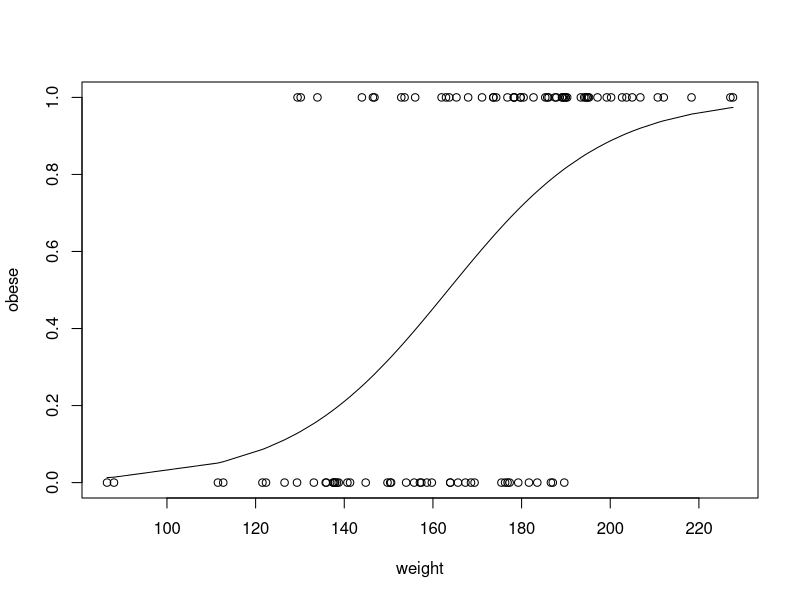
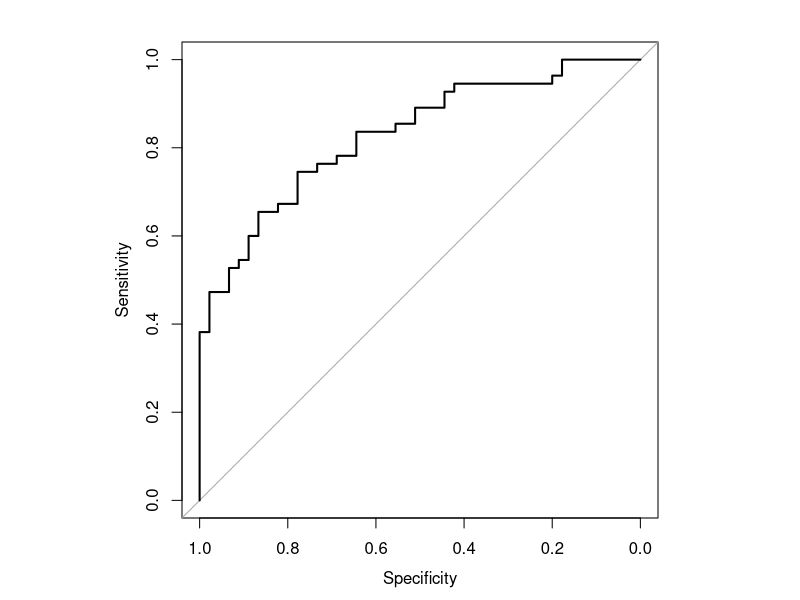
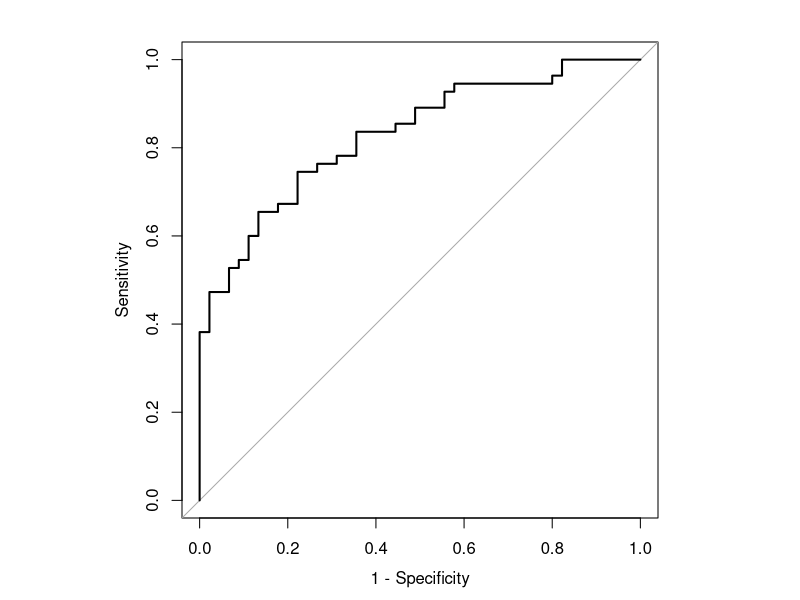
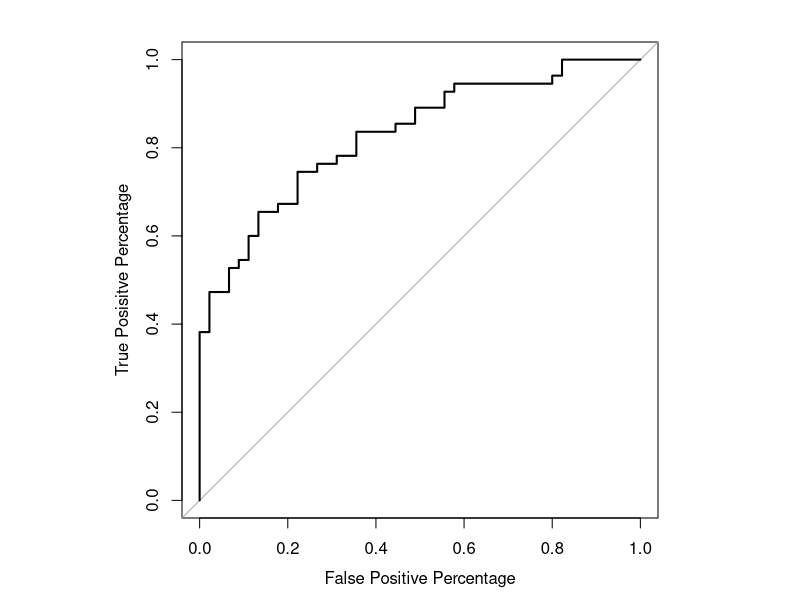
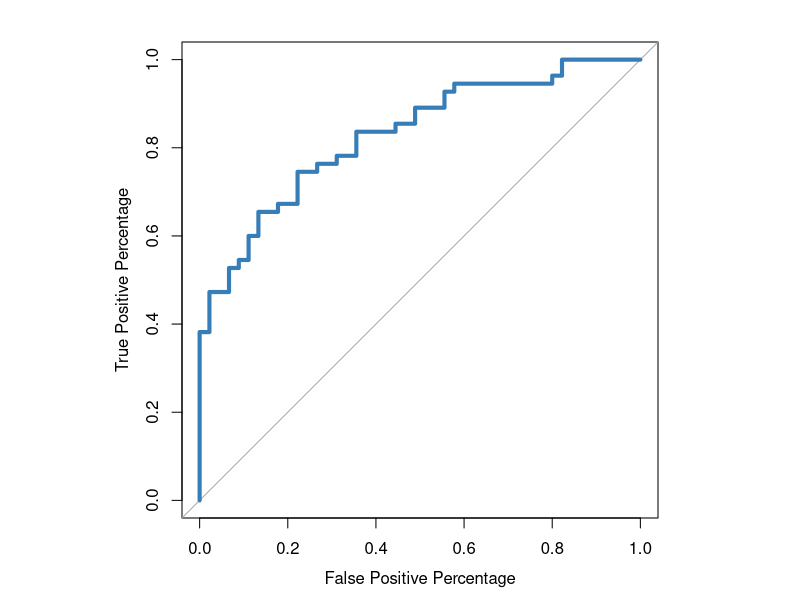
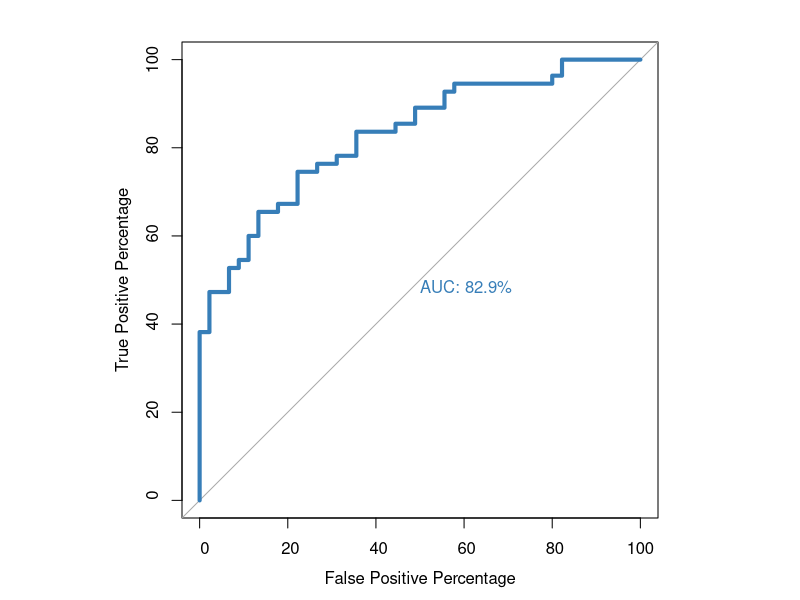

Reproduce these figures in R, in order.
####Analysis of obese vs. Not obese people 
####by generating random sample of weight
####Applying Random Forest

library(pROC)
library(randomForest)
set.seed(420)
num.samples <- 100
weight <- sort(rnorm(n=num.samples, mean=172, sd=29))
obese <- ifelse(test=(runif(n=num.samples) < (rank(weight)/100)), yes=1, no=0)
obese
weight
plot(x=weight, y=obese)
glm.fit=glm(obese ~ weight, family=binomial)
lines(weight, glm.fit$fitted.values)

#to plot the graph without extra-padding in R-studio
par(pty = "s")
roc(obese, glm.fit$fitted.values, plot=TRUE)

# Specificity is backward, to make it correct use legacy
roc(obese, glm.fit$fitted.values, plot = TRUE, legacy.axes = TRUE)

#Replacing sensitivity & specificity with other labels
roc(obese, glm.fit$fitted.values, plot = TRUE, legacy.axes = TRUE, 
    xlab="False Positive Percentage", ylab="True Posisitve Percentage")

#adding color & chaning thickness
roc(obese, glm.fit$fitted.values, plot = TRUE, legacy.axes = TRUE,
    xlab="False Positive Percentage", ylab="True Positive Percentage", 
    col="#377eb8", lwd=4)

#Access the specific threhould
#use below code to save the calculations that ROC() function does in a variable

roc.info <- roc(obese, glm.fit$fitted.values, legacy.axes=TRUE)

# make dataframe

roc.df <- data.frame(
  tpp=roc.info$sensitivities*100,
  fpp=(1 - roc.info$specificities)*100,
  thresholds=roc.info$thresholds)

# use head method to check 

head(roc.df)

# use tail function to see last 6 rows

tail(roc.df)

# want to check the tpp is between 60 to 80

roc.df[roc.df$tpp > 60 & roc.df$tpp <80,]

#Going back to custimization of ROC graph
# let's print AUC on graph

roc(obese, glm.fit$fitted.values, plot = TRUE, legacy.axes=TRUE, percent=TRUE,
    xlab="False Positive Percentage", ylab="True Positive Percentage",
    col="#377eb8", lwd=4, print.auc=TRUE)